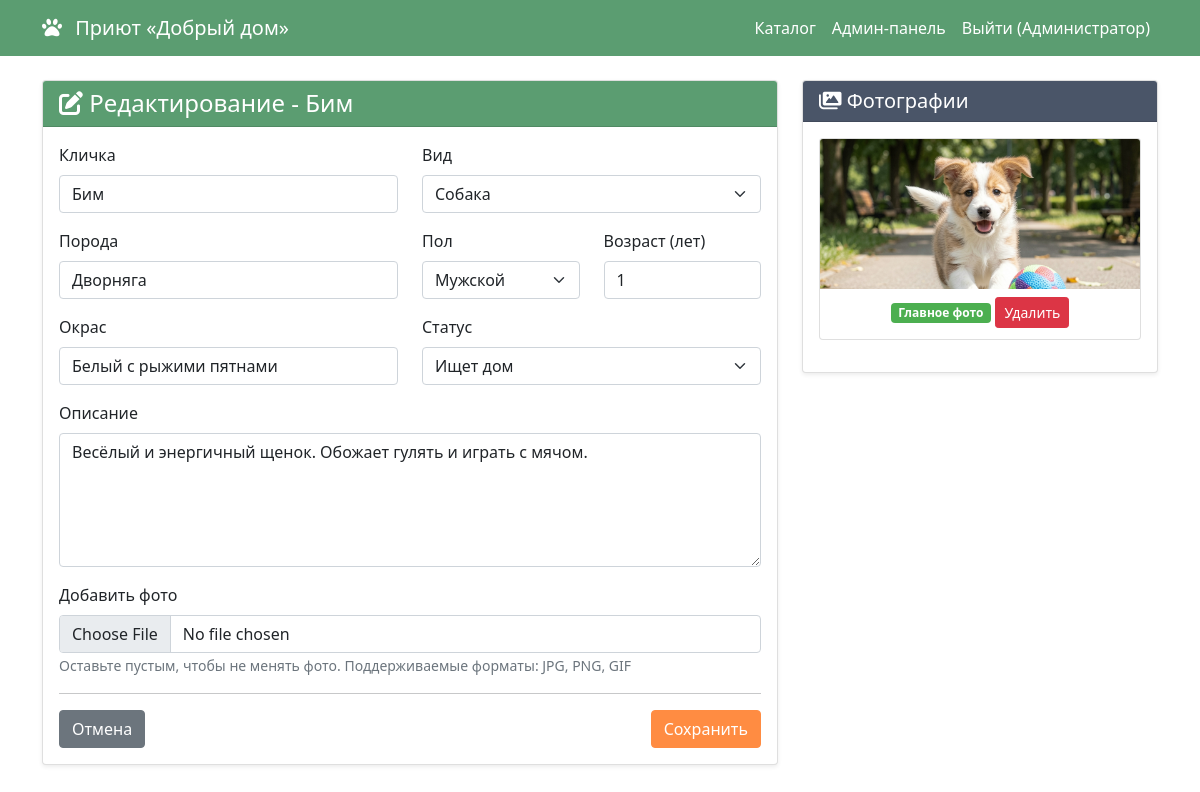
The page /admin/animals/edit/2 (signed in) on the database its author committed.
### app/models.py (models this page shows, shortened)
class User(UserMixin, db.Model):
    __tablename__ = 'users'
    id = db.Column(db.Integer, primary_key=True)
    email = db.Column(db.String(100), unique=True, nullable=False)
    password_hash = db.Column(db.String(255), nullable=False)
    role = db.Column(db.String(20), default='user')
    name = db.Column(db.String(100), nullable=False)
    phone = db.Column(db.String(20))
    created_at = db.Column(db.DateTime, default=datetime.utcnow)
    created_animals = db.relationship('Animal', back_populates='creator', foreign_keys='Animal.created_by')
    activities = db.relationship('Activity', back_populates='user')
    adoption_requests = db.relationship('AdoptionRequest', back_populates='user')
    created_fundraisers = db.relationship('Fundraiser', back_populates='creator')
    donations = db.relationship('Donation', back_populates='user')
    def is_admin(self):
        return self.role == 'admin'

class Animal(db.Model):
    __tablename__ = 'animals'
    id = db.Column(db.Integer, primary_key=True)
    name = db.Column(db.String(100), nullable=False)
    species = db.Column(db.String(50), nullable=False)
    breed = db.Column(db.String(100))
    gender = db.Column(db.String(10))
    age = db.Column(db.Integer)
    color = db.Column(db.String(100))
    status = db.Column(db.String(50), default='looking')
    description = db.Column(db.Text)
    created_at = db.Column(db.DateTime, default=datetime.utcnow)
    created_by = db.Column(db.Integer, db.ForeignKey('users.id', ondelete='SET NULL'), nullable=True)
    photos = db.relationship('AnimalPhoto', back_populates='animal', cascade='all, delete-orphan')
    activities = db.relationship('Activity', back_populates='animal', cascade='all, delete-orphan')
    adoption_requests = db.relationship('AdoptionRequest', back_populates='animal')
    fundraisers = db.relationship('Fundraiser', back_populates='animal')
    creator = db.relationship('User', back_populates='created_animals', foreign_keys=[created_by])

class AnimalPhoto(db.Model):
    __tablename__ = 'animal_photos'
    id = db.Column(db.Integer, primary_key=True)
    animal_id = db.Column(db.Integer, db.ForeignKey('animals.id', ondelete='CASCADE'), nullable=False)
    file_path = db.Column(db.String(255), nullable=False)
    is_main = db.Column(db.Boolean, default=False)
    uploaded_at = db.Column(db.DateTime, default=datetime.utcnow)
    animal = db.relationship('Animal', back_populates='photos')

### app/routes.py (the view, shortened to what this page needs)
    @app.route('/admin/animals/edit/<int:id>', methods=['GET', 'POST'])
    @login_required
    def edit_animal(id):
        if not current_user.is_admin():
            flash('Доступ запрещён. Требуются права администратора.', 'danger')
            return redirect(url_for('catalog'))
        animal = Animal.query.get_or_404(id)
        form = AnimalForm(obj=animal)  # Заполняем форму текущими данными
        return render_template('edit_animal.html', form=form, animal=animal)

### app/forms.py
class AnimalForm(FlaskForm):
    name = StringField('Кличка', validators=[DataRequired(), Length(max=100)])
    species = SelectField('Вид', choices=[('собака', 'Собака'), ('кошка', 'Кошка'), ('другое', 'Другое')], validators=[DataRequired()])
    breed = StringField('Порода', validators=[Length(max=100)])
    gender = SelectField('Пол', choices=[('male', 'Мужской'), ('female', 'Женский')], validators=[DataRequired()])
    age = IntegerField('Возраст (лет)', validators=[DataRequired()])
    color = StringField('Окрас', validators=[Length(max=100)])
    description = TextAreaField('Описание', validators=[DataRequired()])
    status = SelectField('Статус', choices=[
        ('Ищет дом'),
        ('Пристроен'),
        ('На лечении'),
        ('На передержке')
    ], validators=[DataRequired()])
    photo = FileField('Добавить фото', validators=[FileAllowed(['jpg', 'png', 'jpeg', 'gif'], 'Только изображения!')])
    submit = SubmitField('Сохранить')

### app/models.py (called while the page is built)
@login_manager.user_loader
def load_user(user_id):
    return User.query.get(int(user_id))

### app/templates/edit_animal.html (shortened to what this page needs)
{% extends "base.html" %}
{% block content %}
<div class="row">
    <div class="col-md-8">
        <div class="card shadow-sm">
            <div class="card-header bg-primary text-white">
                <h4 class="mb-0"><i class="fas fa-edit"></i> Редактирование - {{ animal.name }}</h4>
            </div>
            <div class="card-body">
                <form method="POST" enctype="multipart/form-data">
                    <div class="row">
                        <div class="col-md-6 mb-3">
                            <label class="form-label">{{ form.name.label }}</label>
                            {{ form.name(class="form-control") }}
                        </div>
                        <div class="col-md-6 mb-3">
                            <label class="form-label">{{ form.species.label }}</label>
                            {{ form.species(class="form-select") }}
                        </div>
                    </div>
                    <div class="row">
                        <div class="col-md-6 mb-3">
                            <label class="form-label">{{ form.breed.label }}</label>
                            {{ form.breed(class="form-control") }}
                        </div>
                        <div class="col-md-3 mb-3">
                            <label class="form-label">{{ form.gender.label }}</label>
                            {{ form.gender(class="form-select") }}
                        </div>
                        <div class="col-md-3 mb-3">
                            <label class="form-label">{{ form.age.label }}</label>
                            {{ form.age(class="form-control") }}
                        </div>
                    </div>
                    <div class="row">
                        <div class="col-md-6 mb-3">
                            <label class="form-label">{{ form.color.label }}</label>
                            {{ form.color(class="form-control") }}
                        </div>
                        <div class="col-md-6 mb-3">
                            <label class="form-label">{{ form.status.label }}</label>
                            {{ form.status(class="form-select") }}
                        </div>
                    </div>
                    <div class="mb-3">
                        <label class="form-label">{{ form.description.label }}</label>
                        {{ form.description(class="form-control", rows=5) }}
                    </div>
                    <div class="mb-3">
                        <label class="form-label">{{ form.photo.label }}</label>
                        {{ form.photo(class="form-control") }}
                        <small class="text-muted">Оставьте пустым, чтобы не менять фото. Поддерживаемые форматы: JPG, PNG, GIF</small>
                    </div>
                    <hr>
                    <div class="d-flex justify-content-between">
                        <a href="{{ url_for('animal_card', id=animal.id) }}" class="btn btn-secondary">Отмена</a>
                        {{ form.submit(class="btn btn-primary") }}
                    </div>
                </form>
            </div>
        </div>
    </div>
    <div class="col-md-4">
        <div class="card shadow-sm">
            <div class="card-header bg-secondary text-white">
                <h5 class="mb-0"><i class="fas fa-images"></i> Фотографии</h5>
            </div>
            <div class="card-body">
                {% if animal.photos %}
                    <div class="row">
                        {% for photo in animal.photos %}
                        <div class="col-12 mb-3">
                            <div class="card">
                                <img src="{{ url_for('static', filename=photo.file_path) }}" class="card-img-top" alt="Фото" style="height: 150px; object-fit: cover;">
                                <div class="card-body p-2 text-center">
                                    {% if photo.is_main %}
                                        <span class="badge bg-success mb-2">Главное фото</span>
                                    {% else %}
                                        <a href="{{ url_for('set_main_photo', photo_id=photo.id) }}" class="btn btn-sm btn-outline-primary mb-2">Сделать главным</a>
                                    {% endif %}
                                    <a href="{{ url_for('delete_photo', photo_id=photo.id) }}" class="btn btn-sm btn-danger" onclick="return confirm('Удалить фото?')">Удалить</a>
                                </div>
                            </div>
                        </div>
                        {% endfor %}
                    </div>
                {% else %}
                    <p class="text-muted text-center">Фотографий пока нет</p>
                {% endif %}
            </div>
        </div>
    </div>
</div>
{% endblock %}

### app/templates/base.html (shortened to what this page needs)
<!DOCTYPE html>
<html lang="ru">
<head>
    <link href="../static/css/bootstrap.css" rel="stylesheet">
    <link rel="stylesheet" href="https://cdnjs.cloudflare.com/ajax/libs/font-awesome/6.0.0/css/all.min.css">
    <link rel="stylesheet" href="{{ url_for('static', filename='css/style.css') }}">
</head>
<body>
    <nav class="navbar navbar-expand-lg navbar-dark bg-primary">
        <div class="container">
            <a class="navbar-brand" href="{{ url_for('catalog') }}">
                <i class="fas fa-paw"></i> Приют «Добрый дом»
            </a>
            <div class="collapse navbar-collapse" id="navbarNav">
                <ul class="navbar-nav ms-auto">
                    <li class="nav-item">
                        <a class="nav-link" href="{{ url_for('catalog') }}">Каталог</a>
                    </li>
                    {% if current_user.is_authenticated %}
                        <li class="nav-item">
                            <a class="nav-link" href="{{ url_for('admin_dashboard') }}">Админ-панель</a>
                        </li>
                        <li class="nav-item">
                            <a class="nav-link" href="{{ url_for('logout') }}">Выйти ({{ current_user.name }})</a>
                        </li>
                    {% endif %}
                </ul>
            </div>
        </div>
    </nav>
    <div class="container mt-4">
        {% block content %}{% endblock %}
    </div>
</body>
</html>

### app/static/css/style.css (style rules this page uses)
.card { transition: transform 0.2s; }
.navbar-brand i { margin-right: 8px; }
.btn-primary { background-color: #ff8c42; border-color: #ff8c42; }
.bg-primary { background-color: #5b9d71 !important; }
.bg-secondary { background-color: #4a5568 !important; }
.badge.bg-success { background-color: #4caf50 !important; }
.navbar-dark .navbar-nav .nav-link { color: #fff; }

### rows shown on the page
User: name "Администратор"
Animal: name "Бим", species "Собака", breed "Дворняга", gender "Мужской", age "1", color "Белый с рыжими пятнами", status "Ищет дом", description "Весёлый и энергичный щенок. Обожает гулять и играть с мячом."
AnimalPhoto: file_path (picture), is_main "Главное фото"
